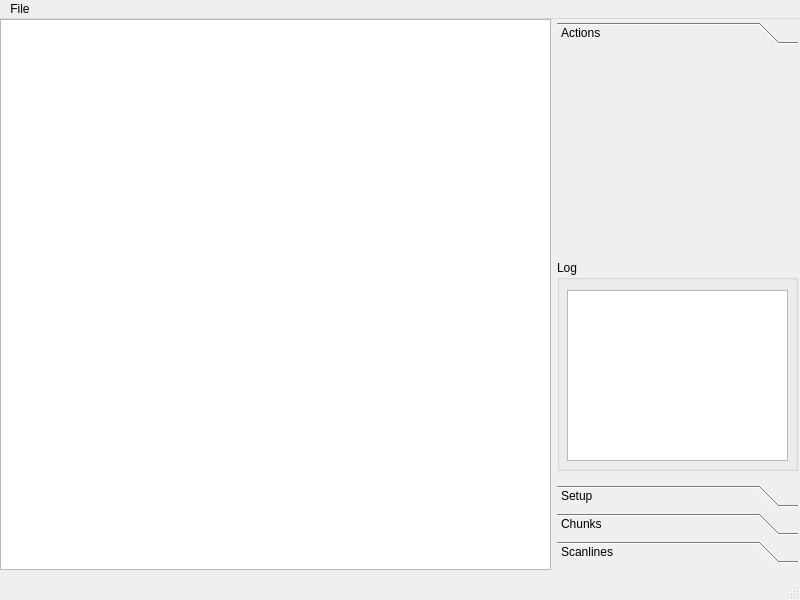
<?xml version="1.0" encoding="UTF-8"?>
<ui version="4.0">
 <class>MainWindow</class>
 <widget class="QMainWindow" name="MainWindow">
  <property name="geometry">
   <rect>
    <x>0</x>
    <y>0</y>
    <width>800</width>
    <height>600</height>
   </rect>
  </property>
  <property name="windowTitle">
   <string>RrsmPng</string>
  </property>
  <widget class="QWidget" name="centralwidget">
   <widget class="MyGraphicsView" name="gvImage">
    <property name="geometry">
     <rect>
      <x>0</x>
      <y>0</y>
      <width>551</width>
      <height>551</height>
     </rect>
    </property>
    <property name="dragMode">
     <enum>QGraphicsView::ScrollHandDrag</enum>
    </property>
   </widget>
   <widget class="QToolBox" name="tbSidebar">
    <property name="geometry">
     <rect>
      <x>557</x>
      <y>3</y>
      <width>241</width>
      <height>541</height>
     </rect>
    </property>
    <property name="currentIndex">
     <number>0</number>
    </property>
    <widget class="QWidget" name="pageActions">
     <property name="geometry">
      <rect>
       <x>0</x>
       <y>0</y>
       <width>241</width>
       <height>429</height>
      </rect>
     </property>
     <attribute name="label">
      <string>Actions</string>
     </attribute>
     <widget class="QGroupBox" name="groupBox">
      <property name="geometry">
       <rect>
        <x>0</x>
        <y>210</y>
        <width>241</width>
        <height>211</height>
       </rect>
      </property>
      <property name="title">
       <string>Log</string>
      </property>
      <widget class="QPlainTextEdit" name="pteLog">
       <property name="geometry">
        <rect>
         <x>10</x>
         <y>30</y>
         <width>221</width>
         <height>171</height>
        </rect>
       </property>
       <property name="readOnly">
        <bool>true</bool>
       </property>
       <property name="plainText">
        <string/>
       </property>
      </widget>
     </widget>
    </widget>
    <widget class="QWidget" name="pageSetup">
     <property name="geometry">
      <rect>
       <x>0</x>
       <y>0</y>
       <width>98</width>
       <height>28</height>
      </rect>
     </property>
     <attribute name="label">
      <string>Setup</string>
     </attribute>
     <widget class="QGroupBox" name="groupBox_2">
      <property name="geometry">
       <rect>
        <x>10</x>
        <y>0</y>
        <width>221</width>
        <height>151</height>
       </rect>
      </property>
      <property name="title">
       <string>Size</string>
      </property>
      <widget class="QSlider" name="hsWidth">
       <property name="geometry">
        <rect>
         <x>20</x>
         <y>60</y>
         <width>160</width>
         <height>16</height>
        </rect>
       </property>
       <property name="orientation">
        <enum>Qt::Horizontal</enum>
       </property>
      </widget>
      <widget class="QSlider" name="hsHeight">
       <property name="geometry">
        <rect>
         <x>20</x>
         <y>120</y>
         <width>160</width>
         <height>16</height>
        </rect>
       </property>
       <property name="orientation">
        <enum>Qt::Horizontal</enum>
       </property>
      </widget>
      <widget class="QSpinBox" name="sbWidth">
       <property name="geometry">
        <rect>
         <x>130</x>
         <y>30</y>
         <width>45</width>
         <height>23</height>
        </rect>
       </property>
      </widget>
      <widget class="QLabel" name="label">
       <property name="geometry">
        <rect>
         <x>20</x>
         <y>40</y>
         <width>53</width>
         <height>14</height>
        </rect>
       </property>
       <property name="text">
        <string>Width</string>
       </property>
      </widget>
      <widget class="QLabel" name="label_2">
       <property name="geometry">
        <rect>
         <x>20</x>
         <y>100</y>
         <width>53</width>
         <height>14</height>
        </rect>
       </property>
       <property name="text">
        <string>Height</string>
       </property>
      </widget>
      <widget class="QSpinBox" name="sbHeight">
       <property name="geometry">
        <rect>
         <x>130</x>
         <y>90</y>
         <width>45</width>
         <height>23</height>
        </rect>
       </property>
      </widget>
     </widget>
    </widget>
    <widget class="QWidget" name="pageChunks">
     <property name="geometry">
      <rect>
       <x>0</x>
       <y>0</y>
       <width>98</width>
       <height>28</height>
      </rect>
     </property>
     <attribute name="label">
      <string>Chunks</string>
     </attribute>
     <widget class="QScrollArea" name="scrollArea">
      <property name="geometry">
       <rect>
        <x>0</x>
        <y>0</y>
        <width>241</width>
        <height>421</height>
       </rect>
      </property>
      <property name="widgetResizable">
       <bool>true</bool>
      </property>
      <widget class="QWidget" name="scrollAreaWidgetContents">
       <property name="geometry">
        <rect>
         <x>0</x>
         <y>0</y>
         <width>239</width>
         <height>419</height>
        </rect>
       </property>
       <widget class="QListView" name="lvChunks">
        <property name="geometry">
         <rect>
          <x>0</x>
          <y>0</y>
          <width>241</width>
          <height>421</height>
         </rect>
        </property>
       </widget>
      </widget>
     </widget>
    </widget>
    <widget class="QWidget" name="pageScanlines">
     <property name="geometry">
      <rect>
       <x>0</x>
       <y>0</y>
       <width>98</width>
       <height>28</height>
      </rect>
     </property>
     <attribute name="label">
      <string>Scanlines</string>
     </attribute>
    </widget>
   </widget>
  </widget>
  <widget class="QMenuBar" name="menubar">
   <property name="geometry">
    <rect>
     <x>0</x>
     <y>0</y>
     <width>800</width>
     <height>19</height>
    </rect>
   </property>
   <widget class="QMenu" name="menuFile">
    <property name="title">
     <string>File</string>
    </property>
    <addaction name="actionOpen"/>
    <addaction name="actionExport"/>
   </widget>
   <addaction name="menuFile"/>
  </widget>
  <widget class="QStatusBar" name="statusbar"/>
  <action name="actionOpen">
   <property name="text">
    <string>Open</string>
   </property>
  </action>
  <action name="actionExport">
   <property name="text">
    <string>Export</string>
   </property>
  </action>
 </widget>
 <customwidgets>
  <customwidget>
   <class>MyGraphicsView</class>
   <extends>QGraphicsView</extends>
   <header>rrsmpng/MyGraphicsView.h</header>
  </customwidget>
 </customwidgets>
 <resources/>
 <connections/>
</ui>
